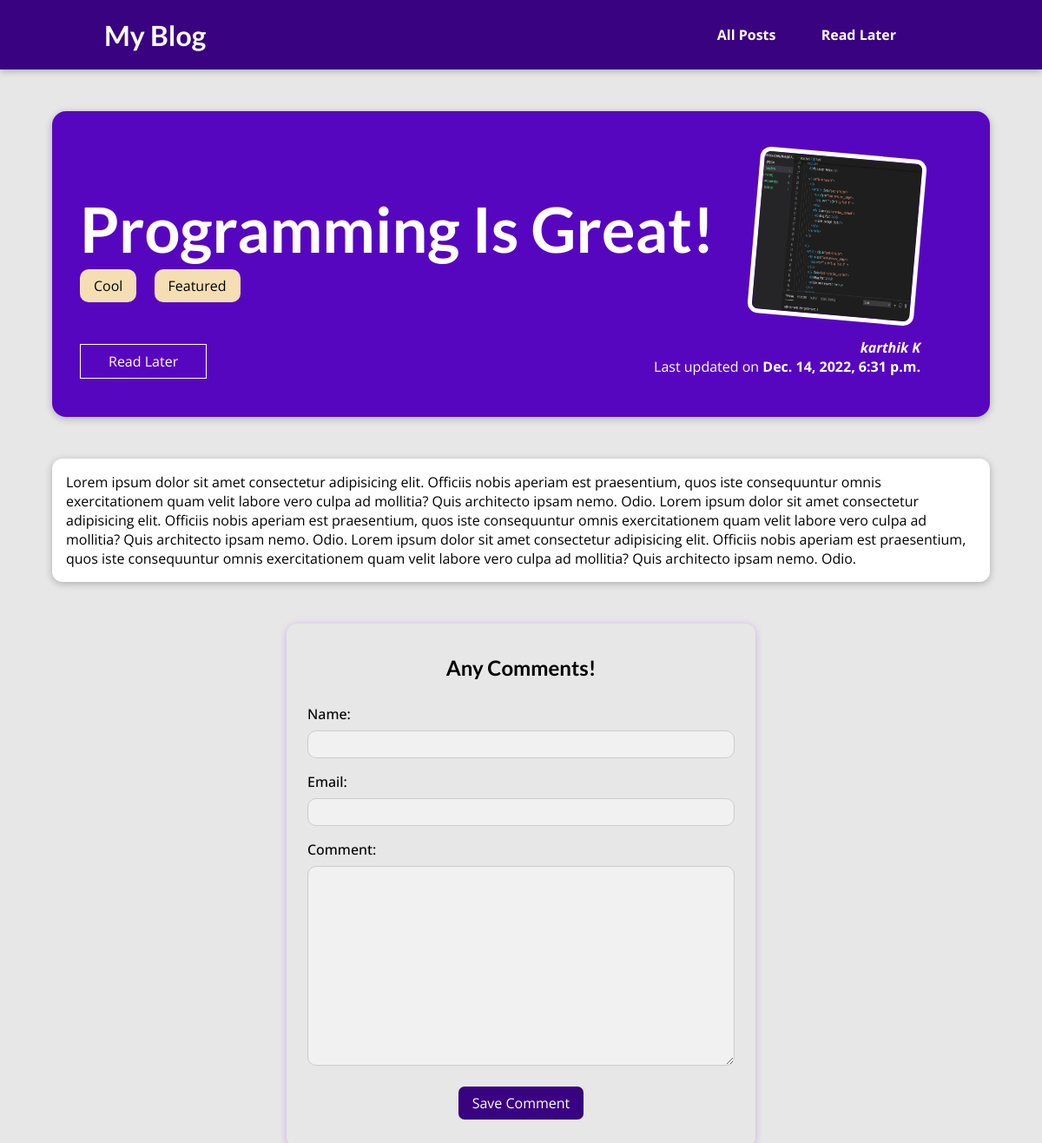
Before: /posts/programming-is-fun with the older database file.
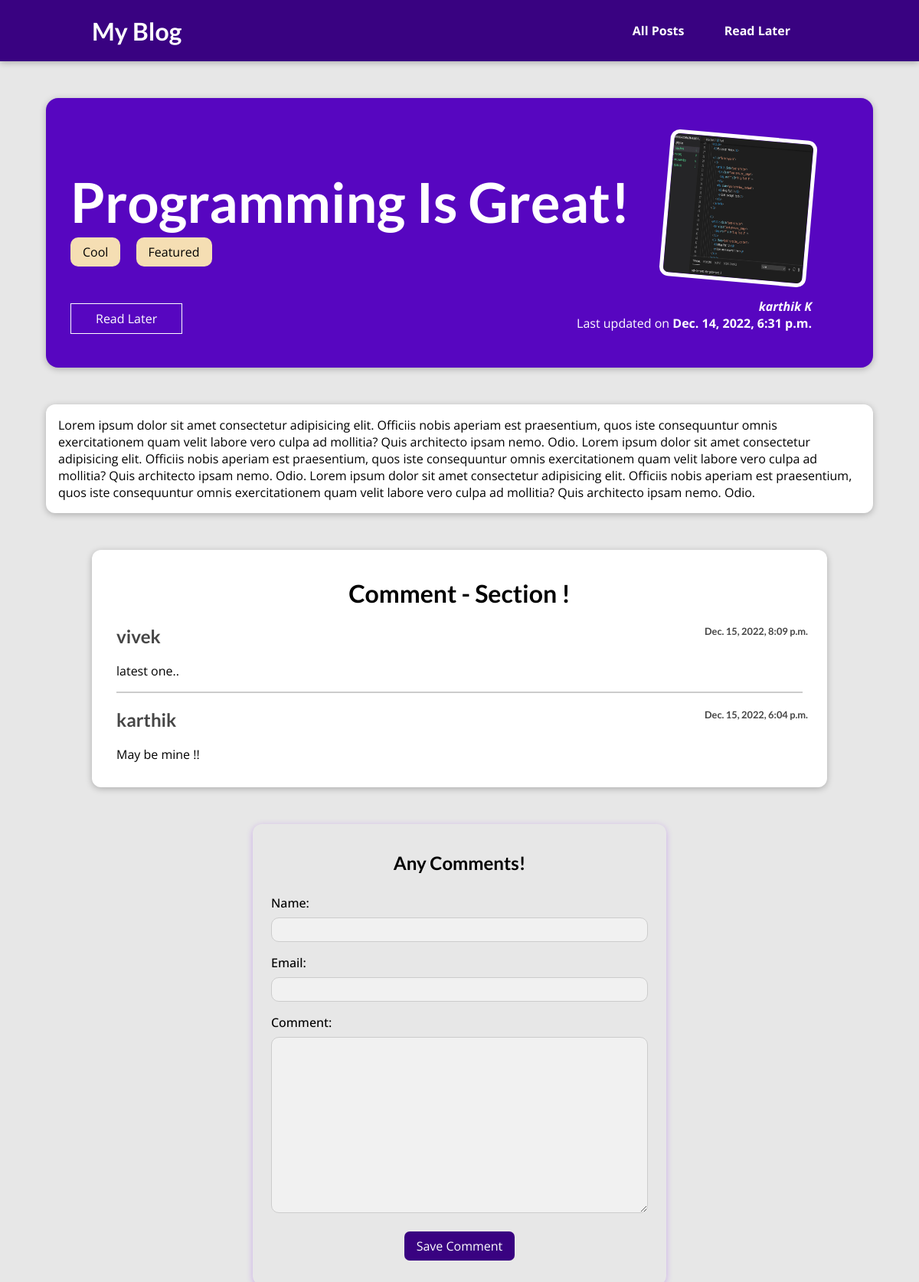
After: the same page with the newer database file.
### blog/models.py (models this page shows, shortened)
class Post(models.Model):
    title = models.CharField(max_length=100, null=False)
    author=models.ForeignKey(Author, on_delete=models.SET_NULL,related_name='post', null=True)
    tags=models.ManyToManyField(Tag, related_name='post')
    excerpt=models.TextField()
    image=models.ImageField(upload_to='images/', null=True, blank=True)
    date = models.DateTimeField(auto_now=True)
    content=models.TextField()
    slug=models.SlugField(max_length=100,unique=True,blank=True,db_index=True)

class Tag(models.Model):
    tag_name=models.CharField(max_length=100, null=False)
    def __str__(self):
        return f"{self.tag_name}"

class Author(models.Model):
    first_name = models.CharField(max_length=50, null=False, blank=False)
    last_name = models.CharField(max_length=50,null=True, blank=True)
    email_address =models.EmailField(max_length=100, null=False, unique=True)
    def full_name(self):
        return f"{self.first_name} {self.last_name}"
    def __str__(self):
        return self.full_name()

class Comment(models.Model):
    name=models.CharField(max_length=100, null=False)
    email=models.EmailField(max_length=100, null=False, unique=True)
    comment=models.TextField()
    post=models.ForeignKey(Post, on_delete=models.CASCADE, related_name='comments')
    date=models.DateTimeField(auto_now=True)

### blog/views.py (the view, shortened to what this page needs)
# urls.py: path("posts/<slug>",views.post_detail, name="post_detail"),
def post_detail(request, slug):
    identified_post = Post.objects.get(slug=slug)
    comments=identified_post.comments.all().order_by("-date")
    stored_posts = request.session.get("read_later")
    if(stored_posts is None):
        is_added_to_read_later = False
    else:
        if identified_post.id not in stored_posts:
            is_added_to_read_later = False
        else:
            is_added_to_read_later = True
    if request.method == "GET":
        return render(request, "blog/post-detail.html", {
            "post": identified_post,
            "comments": comments,
            "comment_form": CommentForm(),
            "is_added_to_read_later": is_added_to_read_later
        })
    else:
        return Http404()

### blog/forms.py
class CommentForm(forms.ModelForm):
    class Meta:
        model = Comment
        fields = ('name', 'email', 'comment')

### blog/templates/blog/post-detail.html (shortened to what this page needs)
{% extends 'base.html' %}
{% load static %}
{% block css_files %}
<link rel="stylesheet" href="{% static "blog/post-detail.css" %}" />
{% endblock %}
{% block content %}
<section id="summary">
    <h2>{{post.title}}</h2>
    <div>
        {% for tag in post.tags.all %}
        <span class="tag">{{tag}}</span>
        {% endfor %}
    </div>
    <div id="read-later">
        <form  action="{% url 'read-later' %}" method="post">
                {% if not is_added_to_read_later %}
                    <button type="submit">Read Later</button>
                {% else %}
                    <button type="submit">Remove from Read Later</button>
                {% endif %}
        </form>
    </div>
    <article>
        <img src="{{post.image.url}}">
        <address>{{ post.author }}</address>
        <div>
            Last updated on <time>{{ post.date }}</time>
        </div>
    </article>
</section>
<main>
    {{ post.content }}
</main>
{% if comments %}
<div id="comments">
    <h1 style="text-align: center;font-weight: bold;">Comment - Section !</h1>
    <ul>
        {% for comment in comments %}
        <li>
            <h2>
                {{comment.name}}
                <time>{{ comment.date }}</time>
            </h2>
            <p>{{ comment.comment }}</p>
        </li>
        {% endfor %}
    </ul>
</div>
{% endif %}
<section id="container">
    <h2> Any Comments!</h2>
    <form   action=" {% url 'post_detail' post.slug %} " method="POST">
        {% for field in comment_form %}
        <div class="form-control {% if field.errors %} invalid {% endif %} ">
            {{ field.label_tag }}
            {{ field }}
        </div>
        {% endfor %}
        <button type="submit">Save Comment</button>
</section>
{% endblock %}

### templates/base.html (shortened to what this page needs)
{% load static %}
<!DOCTYPE html>
<html lang="en">
  <head>
    <link rel="stylesheet" href="{% static "app.css" %}" />
    {% block css_files %}{% endblock  %}
  </head>
  <body>
    <header id="main-navigation">
      <h1><a href="{% url "few_posts" %}">My Blog</a></h1>
      <nav>
        <a href="{% url "all_posts" %}">All Posts</a>
        <a href="{% url "read-later" %}">Read Later</a>
      </nav>
    </header>
    {% block content %}{% endblock content %}
  </body>
</html>

### static/app.css (style rules this page uses)
* { box-sizing: border-box; }
html { font-family: 'Open Sans', 'Lato', sans-serif; }
body { margin: 0; }
h1, h2, h3 { font-family: 'Lato', sans-serif; font-weight: bold; }
#main-navigation { width: 100%; height: 5rem; display: flex; justify-content: space-between; align-items: center; padding: 0 10%; position: absolute; top: 0; left: 0; }
#main-navigation a { text-decoration: none; color: white; font-weight: bold; margin-right: 3rem; }

### blog/static/blog/post-detail.css (style rules this page uses)
body { background-color: #e7e7e7; }
#main-navigation { background-color: #390281; box-shadow: 0 2px 8px rgba(0, 0, 0, 0.25); }
#summary { margin: 8rem auto 3rem auto; padding: 2rem; width: 90%; max-width: 90rem; border-radius: 16px; background-color: #5706c0; position: relative; box-shadow: 0 2px 8px rgba(0, 0, 0, 0.25); height: 22rem; }
#summary h2 { color: white; font-size: 4.5rem; margin-bottom: 0.25rem; }
#summary article { position: absolute; top: 2rem; right: 3rem; padding: 1rem 2rem; border-radius: 12px; text-align: right; color: white; }
#summary article img { width: 12rem; height: 12rem; border-radius: 12px; transform: rotateZ(5deg); border: 5px solid white; margin-bottom: 1rem; }
#summary address { font-weight: bold; }
#summary time { font-weight: bold; }
main { width: 90%; max-width: 90rem; margin: 3rem auto; background-color: white; padding: 1rem; border-radius: 12px; box-shadow: 0 2px 8px rgba(0, 0, 0, 0.25); }
.tag { background-color: wheat; padding: 0.5rem 1rem; border-radius: 10px; display: inline-block; margin-right: 1rem; margin-bottom: 1rem; }
.form-control { display: block; padding: 0.5rem; }
#container { font: inherit; margin: 0 auto; width: 45%; max-width: 90rem; box-shadow: 0 2px 8px rgba(126, 3, 249, 0.25); border-radius: 12px; padding: 1rem; margin-bottom: 30px; }
.form-control label { display: block; margin-bottom: 0.5rem; font-weight: 500; }
.form-control input , .form-control textarea { display: block; width: 100%; font: inherit; padding: 0.25rem 0.5rem; border: 1px solid #ccc; border-radius: 10px; background-color: #f1f1f1; }
#container button { display: block; margin: 1rem auto; padding: 0.5rem 1rem; border: none; border-radius: 7px; background-color: #390281; color: white; font: inherit; cursor: pointer; }
#container h2 { text-align: center; font-weight: bold; }
#comments { position: relative; margin: 3rem auto; width: 90%; max-width: 60rem; border-radius: 12px; background-color: white; box-shadow: 0 2px 8px rgba(0, 0, 0, 0.25); padding: 1rem 2rem; }
#comments ul { list-style: none; margin: 0; padding: 0; }
#comments li { margin-bottom: 1rem; border-bottom: 2px solid #ccc; }
#comments li:last-of-type { border-bottom: none; }
#comments h2 { color: #464646; }
#comments time { position: absolute; display: inline; font-size: 0.8rem; color: #464646; right: 25px; }
#read-later { margin: 2rem 0; }
#read-later button { background-color: transparent; border: 1px solid white; padding: 0.5rem 2rem; font: inherit; color: white; cursor: pointer; }

Changed rows visible on the page:
added Comment: name "vivek", date "Dec. 15, 2022, 8:09 p.m.", comment "latest one.."
added Comment: name "karthik", date "Dec. 15, 2022, 6:04 p.m.", comment "May be mine !!"
Other visible differences:
text now shown: "Comment - Section !"
